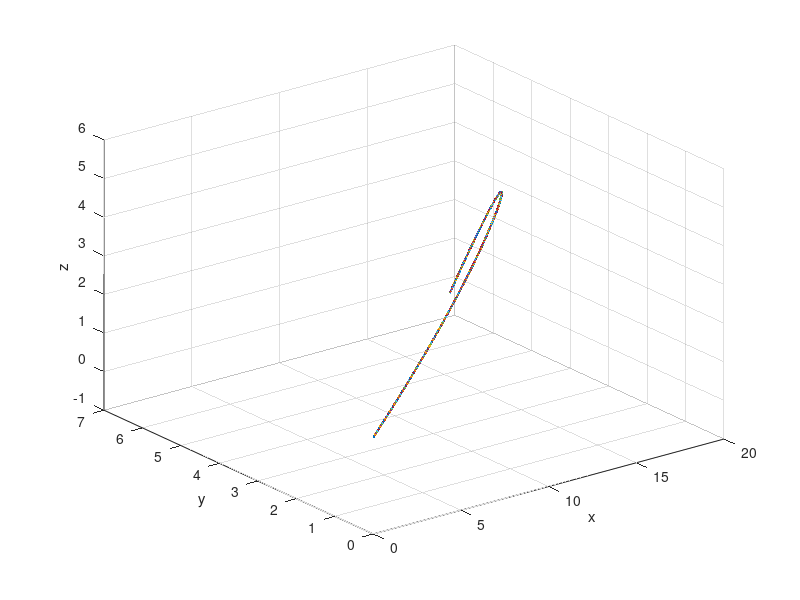

The MATLAB source for this figure:
% Kvar att göra: Visa noggrannhetsordning för rk4

v = [0; cosd(30) * 25; 0; 0; 3/2; sind(30) * 25];

a = @(v) 5 + v(5) *0.25;

c = 0.069;

q = @(v) c*sqrt(v(2).^2 + (v(4) - a(v)).^2 + v(6).^2);

derivata = @(v) [
    v(2); 
    -q(v)*v(2); 
    v(4); 
    -q(v)*(v(4) - a(v)); 
    v(6); 
    -(9.81+(q(v)*v(6)))];

t0 = 0;
h = 0.002;
t = 4;

totalReps = (t - t0)/h;

currentReps = 0;

t = t0;

% c = 5;

savedResults = zeros(totalReps, 7);

while currentReps < totalReps
    currentReps = currentReps + 1;
    k1 = derivata(v);
    k2 = derivata(v + h/2*k1);
    k3 = derivata(v + h/2*k2);
    k4 = derivata(v + h*k3);

    v = v + h*(k1 + 2*k2 + 2*k3 + k4)/6;
%     savedResults(currentReps, 1:6) = v;

    plot3(v(1), v(3), v(5), ".")
    hold on;
    grid on
    xlabel "x", zlabel "z", ylabel "y"
    
    disp([v(1), v(3), v(5)])
    if v(5) < 0
        break
    end
end